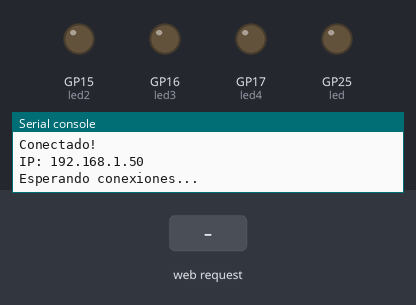
Simulated run of this program. Board: Raspberry Pi Pico running MicroPython. Shown: output pins drawn as LEDs (lit = HIGH), the last lines printed to the serial console. Inputs (shaded band) come from the test bench. WiFi joins after 1.5 s.

Above: at 2.7 s.
2.8 s: HTTP request GET /?led=on received
At 4.0 s:
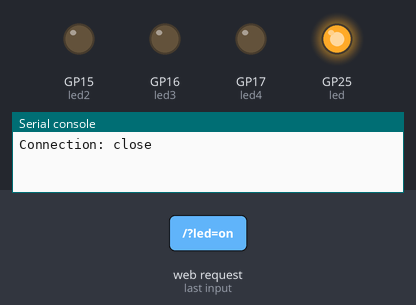
4.3 s: HTTP request GET /?led2=on received
At 5.2 s:
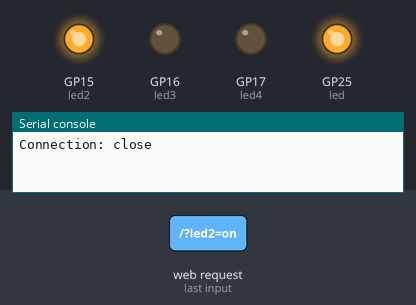
5.8 s: HTTP request GET /?led=off received
At 6.4 s:
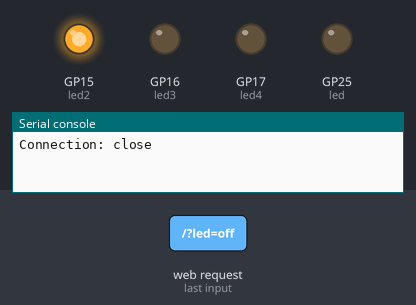
7.3 s: HTTP request GET /?led3=on received
At 8.5 s:
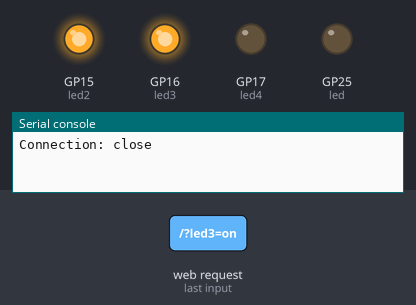
8.8 s: HTTP request GET /?led2=off received
At 9.8 s:
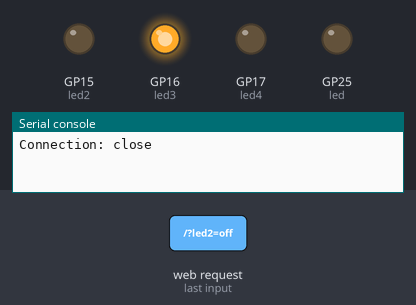
10.3 s: HTTP request GET /?led3=off received
At 11.0 s:
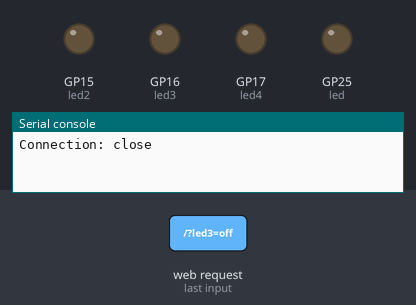
Timing chart, 0 to 12.8 s (numbered marks = the images above; inputs shaded):
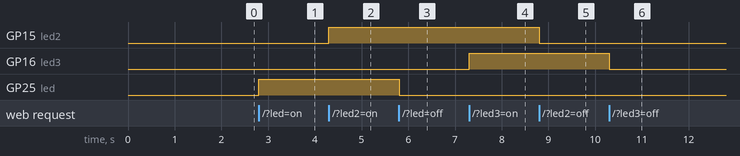

Measured:
- after the input at 2.8 s, GP25 (led): LOW → HIGH at once
- after the input at 4.3 s, GP15 (led2): LOW → HIGH at once
- after the input at 5.8 s, GP25 (led): HIGH → LOW at once
- after the input at 7.3 s, GP16 (led3): LOW → HIGH at once
- after the input at 8.8 s, GP15 (led2): HIGH → LOW at once
- after the input at 10.3 s, GP16 (led3): HIGH → LOW at once

The program:

RGBStation.py
```python
from network import *
from time import *
import usocket as socket
from machine import *

led = Pin(25,Pin.OUT)
led2 = Pin(15,Pin.OUT)
led3 = Pin(16,Pin.OUT)
led4 = Pin(17,Pin.OUT)

sta_if=WLAN(STA_IF)
sta_if.active(True)
print('Activando estación...')
while not sta_if.active():
    pass
print('Estación activada!...')
sta_if.connect('Guapo quien lo lea','1029384756')
print('Conectando...')
while not sta_if.isconnected():
    pass
print('Conectado!')
print("IP:",sta_if.ifconfig()[0])

server_socket = socket.socket(socket.AF_INET, socket.SOCK_STREAM)
server_socket.bind(('0.0.0.0', 8080))
server_socket.listen(10)

print("Esperando conexiones...")

while True:

    client_socket, client_address = server_socket.accept()
    print("Conexión establecida desde:", client_address)

    data = client_socket.recv(1024)
    print("Datos recibidos:", data.decode())

    if b'led=on' in data:
        led.on()
    if b'led=off' in data:
        led.off()
    if b'led2=on' in data:
        led2.on()
    if b'led2=off' in data:
        led2.off()
    if b'led3=on' in data:
        led3.on()
    if b'led3=off' in data:
        led3.off()
    if b'led4=on' in data:
        led4.on()
    if b'led4=off' in data:
        led4.off()
    if b'led5=on' in data:
        while (True):
            led.on ()
            sleep (0.1)
            led.off ()
            sleep (0.1)
            led2.on ()
            sleep (0.1)
            led2.off ()
            sleep (0.1)
            led3.on ()
            sleep (0.1)
            led3.off ()
            sleep (0.1)
            led4.on ()
            sleep (0.1)
            led4.off ()
            sleep (0.1)

    response = """HTTP/1.1 200 OK
    Content-Type: text/html

    <html>
        <head><title>Servidor MicroPython</title></head>
        <body bgcolor=#9BD0B7>
            <h1>Servidor Micropython Arduino Nano de Irving</h1>
        </body>
    </html>
    """
    client_socket.sendall(response.encode())
    client_socket.close()
```
